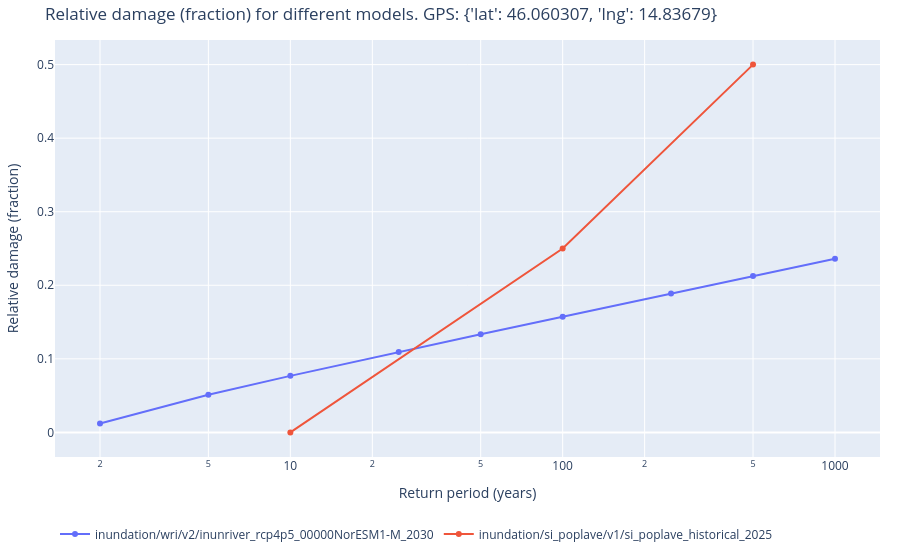

Notebook cell for this chart:
### Markdown cell above
# Vulnerability Data

### Code cell
damage_data = apply_damage_fraction(data)
plot_wri_and_si_vulnerability_data(damage_data, request)

### Figure 1 — Plotly figure (JSON) as saved in the notebook; plotly's stock layout.template omitted (floating-point values rounded to 4 significant figures)
{"data": [{"name": "inundation/wri/v2/inunriver_rcp4p5_00000NorESM1-M_2030", "type": "scatter", "x": [2, 5, 10, 25, 50, 100, 250, 500, 1000], "xaxis": "x", "y": [0.01201, 0.05106, 0.07686, 0.1093, 0.1334, 0.1574, 0.1888, 0.2125, 0.2362], "yaxis": "y"}, {"name": "inundation/si_poplave/v1/si_poplave_historical_2025", "type": "scatter", "x": [10, 100, 500], "xaxis": "x", "y": [0, 0.25, 0.5], "yaxis": "y"}], "layout": {"legend": {"orientation": "h", "y": -0.15}, "margin": {"b": 20, "l": 20, "r": 20, "t": 40}, "title": {"text": "Relative damage (fraction) for different models. GPS: {'lat': 46.060307, 'lng': 14.83679}"}, "xaxis": {"anchor": "y", "domain": [0, 1], "title": {"font": {"size": 14}, "text": "Return period (years)"}, "type": "log"}, "yaxis": {"anchor": "x", "domain": [0, 1], "title": {"font": {"size": 14}, "text": "Relative damage (fraction)"}}}}
